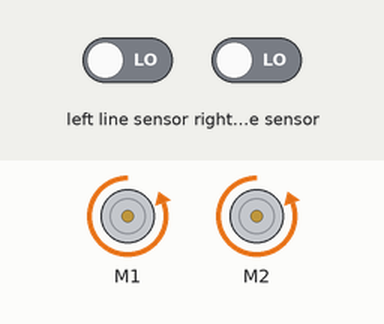
Simulated run of this program. Board: BBC micro:bit (MakeCode). Shown: 2 × DC motor (green arrow = forward, orange = backward, longer = faster). The inputs (shaded band) are chosen by the test bench; at power-on: left line sensor LOW, right line sensor LOW.

Above: at 1.2 s.
1.3 s: left line sensor driven HIGH
At 1.9 s:
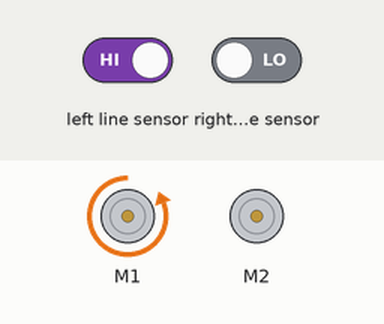
2.8 s: left line sensor driven LOW
At 3.1 s:
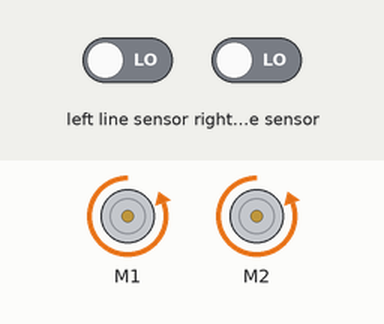
4.3 s: right line sensor driven HIGH
At 5.2 s:
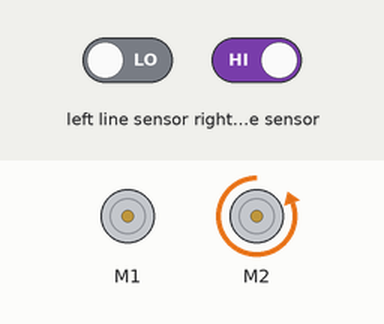
5.8 s: right line sensor driven LOW
At 6.4 s:
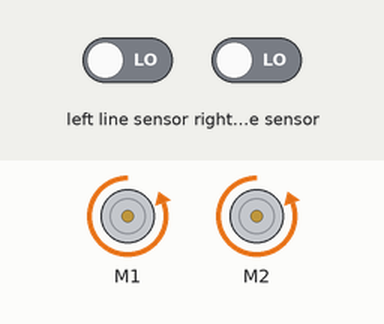
Timing chart, 0 to 8.3 s (numbered marks = the images above; inputs shaded):
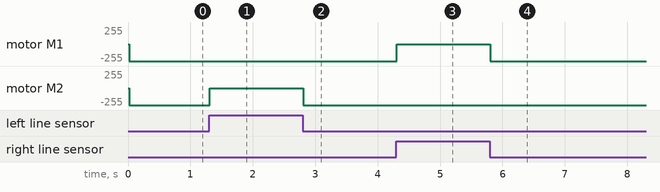

The program:

main.ts
```typescript
basic.forever(function () {
    if (maqueen.readPatrol(maqueen.Patrol.PatrolLeft) == 0 && maqueen.readPatrol(maqueen.Patrol.PatrolRight) == 0) {
        maqueen.motorRun(maqueen.Motors.M1, maqueen.Dir.CCW, 255)
        maqueen.motorRun(maqueen.Motors.M2, maqueen.Dir.CCW, 255)
    } else {
        if (maqueen.readPatrol(maqueen.Patrol.PatrolLeft) == 0 && maqueen.readPatrol(maqueen.Patrol.PatrolRight) == 1) {
            maqueen.motorRun(maqueen.Motors.M1, maqueen.Dir.CCW, 0)
            maqueen.motorRun(maqueen.Motors.M2, maqueen.Dir.CCW, 255)
            if (maqueen.readPatrol(maqueen.Patrol.PatrolLeft) == 1 && maqueen.readPatrol(maqueen.Patrol.PatrolRight) == 1) {
                maqueen.motorRun(maqueen.Motors.M1, maqueen.Dir.CCW, 0)
                maqueen.motorRun(maqueen.Motors.M2, maqueen.Dir.CCW, 255)
            }
        } else {
            if (maqueen.readPatrol(maqueen.Patrol.PatrolLeft) == 1 && maqueen.readPatrol(maqueen.Patrol.PatrolRight) == 0) {
                maqueen.motorRun(maqueen.Motors.M1, maqueen.Dir.CCW, 255)
                maqueen.motorRun(maqueen.Motors.M2, maqueen.Dir.CCW, 0)
            }
            if (maqueen.readPatrol(maqueen.Patrol.PatrolLeft) == 1 && maqueen.readPatrol(maqueen.Patrol.PatrolRight) == 1) {
                maqueen.motorRun(maqueen.Motors.M1, maqueen.Dir.CCW, 255)
                maqueen.motorRun(maqueen.Motors.M2, maqueen.Dir.CCW, 0)
            }
            if (maqueen.readPatrol(maqueen.Patrol.PatrolLeft) == 1 && maqueen.readPatrol(maqueen.Patrol.PatrolRight) == 0) {
                maqueen.motorRun(maqueen.Motors.M1, maqueen.Dir.CCW, 255)
            } else {
                maqueen.motorRun(maqueen.Motors.M2, maqueen.Dir.CCW, 0)
            }
        }
    }
})
```

test.ts
```typescript
// les tests vont ici ; cela ne sera pas compilé si ce paquet est utilisé en tant qu'extension.
```

Measured:
- after the input at 1.3 s, motor M2: backward 255/255 → stopped at once
- after the input at 2.8 s, motor M2: stopped → backward 255/255 at once
- after the input at 4.3 s, motor M1: backward 255/255 → stopped at once
- after the input at 5.8 s, motor M1: stopped → backward 255/255 at once
